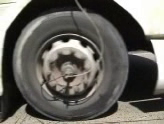
#> input picture EP1b/img/img0105.bmp, 164 x 124 px
$ python main.py   (older library calls are emulated)
#> lines starting #> are read from the running program, lines starting #| are printed output that depends on the picture
### EP1b/src/container.py
# -*- coding: utf-8 -*-

import copy

import cv2
import numpy as np


class Container(object):
    """docstring for Container"""

    def __init__(self, image=None):
        """Inits ImageProcessor with an optional image."""
        if image is not None:
            self.image = image
        else:
            self._image = None

    @property
    def image(self):
        """The image getter.

        The true image object is incapsulated on the _image attribute,
        therefore the user must use the image virtual attribute to interact
        with image stored in this class

        Returns:
            A numpy.ndarray containing the image.
        """
        return self._image

    @image.setter
    def image(self, value):
        """The image setter.

        Args:
            value: either a numpy.ndarray containing a image or the path to an
                image.

        Raises:
            TypeError: The value is neither an image nor the path to an image.
        """
#> called with value = '../img/img0105.bmp'
        if isinstance(value, np.ndarray):
            self._image = value
        elif isinstance(value, str):
            self._image = cv2.imread(value, cv2.IMREAD_UNCHANGED)
#> self._image is the input picture: shape (124, 164, 3); mean B, G, R 92.7, 98.7, 100.9
        else:
            raise TypeError

    # [9 lines left out: function has_image, not called in this run]

    def lines(self):
        """Determines the number of lines of the image."""
        return self.image.shape[0]

    def cols(self):
        """Determines the number of columns of the image."""
        return self.image.shape[1]

    def colors(self):
        """Determines the number of colors of the image."""
        shape = self.image.shape
        if len(shape) == 2:
            return 1
        return shape[2]

    def copy(self):
        """Genetates a deep copy of this class instance."""
        return copy.deepcopy(self)

    # [9 lines left out: function show, not called in this run]

    def save(self, path='image_processor_output.bmp'):
        """Saves the current image on the file system.

        Keyword Args:
            path (='image_processor_output'): the path where the file should be
                saved
        """
        cv2.imwrite(path, self.image)

    # [7 lines left out: function get_grayscale, not called in this run]

    def apply_grayscale(self):
        """Substitutes the current image for it's Grayscale version."""
        self.image = self.get_grayscale()

    def show_grayscale(self, window_name='image'):
        """Shows the current image's Grayscale version."""
        cv2.imshow(window_name, self.get_grayscale())

    def get_grad(self, kernel_size=5, data_type=cv2.CV_32F):
        grad_x = (1.0 / 4080) * cv2.Scharr(self.image, data_type, 1, 0,
                                           kernel_size)

        grad_y = (1.0 / 4080) * cv2.Scharr(self.image, data_type, 0, 1,
                                           kernel_size)

        return grad_x + (0 + 1j) * grad_y

    # [6 lines left out: function show_grad, not called in this run]

    def get_gaussian_blur(self, kernel_height=5, kernel_width=5,
                          data_type=cv2.CV_32F):
#> called with kernel_height = 5, kernel_width = 5, data_type = 5
        return cv2.GaussianBlur(self.image, (kernel_height, kernel_width),
                                data_type)
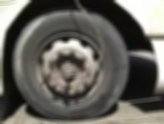
#> returned value: shape (124, 164, 3); mean of channels 0, 1, 2 92.6, 98.6, 100.8; drawn as B, G, R

    def apply_gaussian_blur(self, kernel_height=5, kernel_width=5,
                            data_type=cv2.CV_32F):
        self.image = self.get_gaussian_blur(kernel_height=kernel_height,
                                            kernel_width=kernel_width,
                                            data_type=data_type)

    def get_canny(self, threshold_1=100, threshold_2=200):
#> called with threshold_1 = 100, threshold_2 = 200
        return cv2.Canny(self.image, threshold_1, threshold_2)
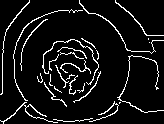
#> returned value: shape (124, 164); 7.9% white in thin lines or dots

    def apply_canny(self, threshold_1=100, threshold_2=200):
        self.image = self.get_canny(threshold_1, threshold_2)

    def show_canny(self, threshold_1=100, threshold_2=200,
                   window_name='canny'):
        cv2.imshow(window_name, self.get_canny(threshold_1, threshold_2))

    # [6 lines left out: function __repr__, not called in this run]

    def __eq__(self, other):
        """The attribution dunder of the class."""
        self.image = other

### EP1b/src/image_processor.py
# -*- coding: utf-8 -*-

import cv2
import numpy as np

from container import Container


class ImageProcessor(object):
    """A class responsible for storing images.

    Attributes:
        image: A virtual attribute to implement the setter and getter of _image
        _image: The real attribute responsible for storing the class image
    """

    def __init__(self, image=None):
        """Inits ImageProcessor with an optional image."""
        pass

    # [44 lines left out: function get_smooth_complex_grad, not called in this run]

    def get_circle_hough_by_grad(self, container, radius, threshold=10):

        channels = container.colors()

        if channels == 1:
            data_type = type(container.image[0][0])
        else:
            data_type = type(container.image[0][0][0])

        result = np.zeros(container.image.shape[:2], data_type)

        grad = container.get_grad()

        lines = container.lines()
        cols = container.cols()

        point_value = 1

        if channels == 1:
            grad.resize((lines, cols, 1), refcheck=False)
            # result.resize((lines, cols, 1), refcheck=False)

        for channel in range(0, channels):
            for line in range(0, lines):
                for col in range(0, cols):
                    value = grad[line][col][channel]
                    if abs(value) > threshold:
                        dx = int(np.cos(np.angle(value)) * radius)
                        dy = int(np.sin(np.angle(value)) * radius)
                        if ((line + dy) < lines and (line + dy) > 0) and \
                           ((col + dx) < cols and (col + dx) > 0):
                            result[line + dy, col + dx] += \
                                + data_type(point_value)

                        if ((line - dy) < lines and (line - dy) > 0) and \
                           ((col - dx) < cols and (col - dx) > 0):
                            result[line - dy, col - dx] += \
                                + data_type(point_value)

        return result

    # [6 lines left out: function show_circle_hough_by_grad, not called in this run]

    def detect_circle(self, container, radius, threshold=44,
                      data_type=cv2.CV_32F):
        t_container = Container(container.image)
        points = self.get_circle_hough_by_grad(t_container, radius,
                                               threshold=0)

        points = cv2.GaussianBlur(points, (5, 5), data_type)
        center = np.unravel_index(points.argmax(), points.shape)
        if points[center] > threshold:
            return center
        else:
            return None

### EP1b/src/main.py
# -*- coding: utf-8 -*-

import cv2
import numpy as np

from image_processor import *
from container import *

if __name__ == '__main__':
    x = Container('../img/img0105.bmp')
    # x.apply_gaussian_blur()
    x.apply_gaussian_blur()
    x.apply_canny()
    img_p = ImageProcessor()

    results = Container()

    for radius in range(10, 90):
        results.image = img_p.get_circle_hough_by_grad(x, radius, threshold=0)
        results.save(path='../output/r' + str(radius) + '.bmp')
        center = img_p.detect_circle(x, radius)
        print(str(radius) + ': ' + str(center))
        if center is not None:
            y = Container('../img/img0105.bmp')
            cv2.circle(y.image, center, radius, (0, 0, 255), 3)
            y.save(path='../output/circle' + str(radius) + '.bmp')
#> this loop made 80 passes
#> pass 1, in save, `cv2.imwrite(path, self.image)`:
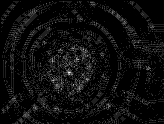
#> saved as r10.bmp: shape (124, 164); min 0, max 8, mean 0.43; drawn with min black and max white
#> pass 2, in save (call 2), `cv2.imwrite(path, self.image)`:
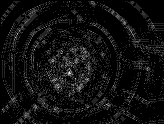
#> saved as r11.bmp: shape (124, 164); min 0, max 7, mean 0.428; drawn with min black and max white

$ run again, with EP1b/img/img0106.bmp copied over EP1b/img/img0105.bmp
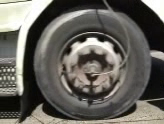
#> input picture EP1b/img/img0106.bmp, 164 x 124 px
#> in image, self._image is the input picture: shape (124, 164, 3); mean B, G, R 92.1, 98.5, 101
#> in get_canny, `return cv2.Canny(self.image, threshold_1, threshold_2)`:
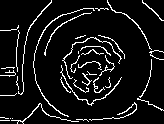
#> returned value: shape (124, 164); 8.3% white in thin lines or dots
#> the loop `for radius in range(10, 90):` made 80 passes
#> pass 2, in save (call 2), `cv2.imwrite(path, self.image)`:
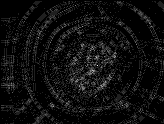
#> saved as r11.bmp: shape (124, 164); min 0, max 8, mean 0.462; drawn with min black and max white
